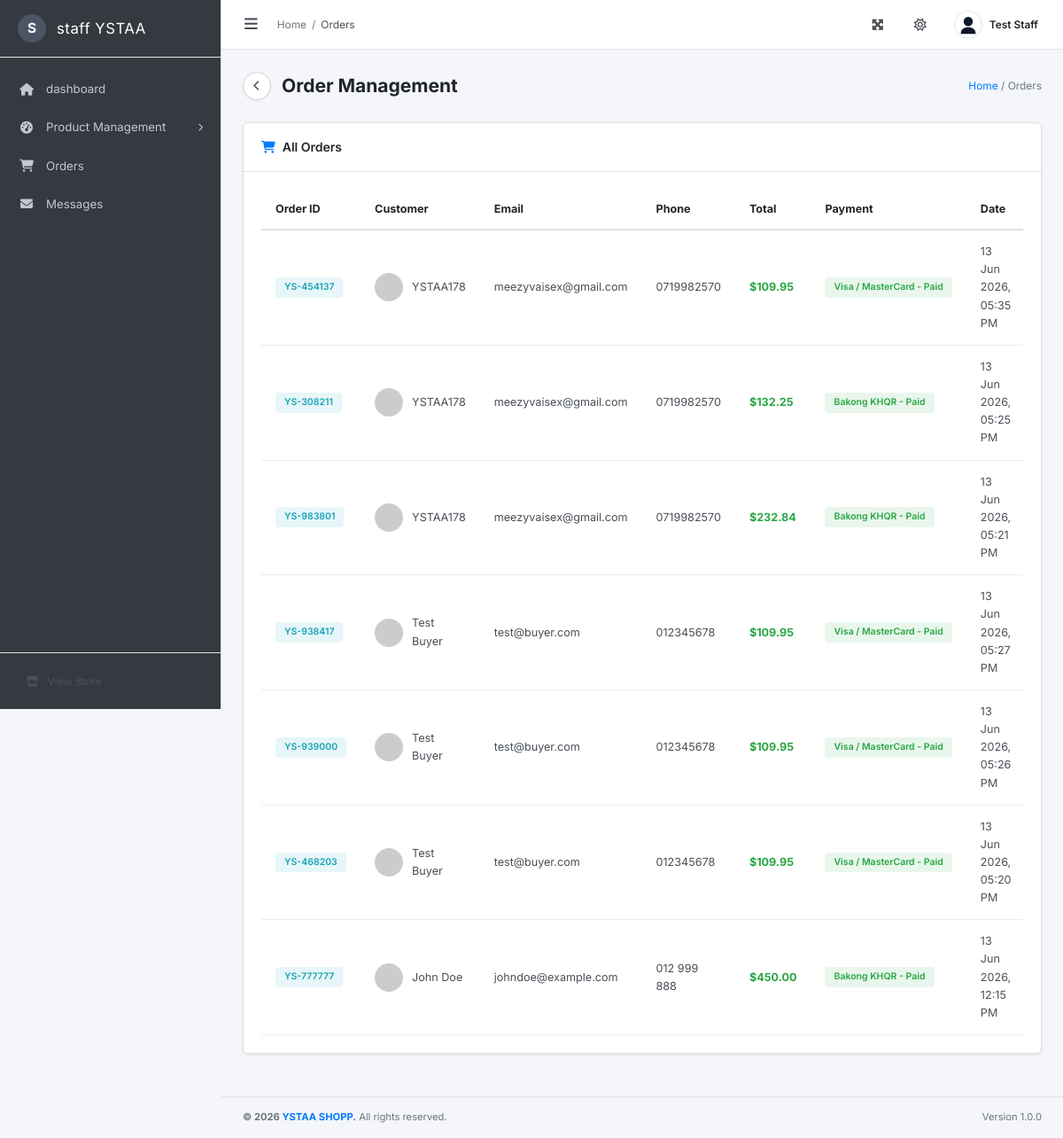
/admin/orders (signed in), run on the app's committed database.
### models/user.py (models this page shows, shortened)
class User(db.Model):
    __tablename__ = 'users'
    id = db.Column(db.Integer, primary_key=True)
    username = db.Column(db.String(80), unique=True, nullable=False)
    email = db.Column(db.String(120), unique=True, nullable=False)
    password = db.Column(db.String(255), nullable=False)
    phone_number = db.Column(db.String(20), nullable=True)
    role = db.Column(db.String(20), default='customer')
    name = db.Column(db.String(80), nullable=True)
    profile_image = db.Column(db.String(255), default='no-profile.png')
    create_at = db.Column(db.DateTime, default=datetime.utcnow)
    @property
    def image(self):
        return self.profile_image

### models/order.py (models this page shows)
class Order(db.Model):
    __tablename__ = 'orders'
    id = db.Column(db.Integer, primary_key=True)
    order_id = db.Column(db.String(50), unique=True, nullable=False)
    username = db.Column(db.String(80), nullable=True)
    buyer_name = db.Column(db.String(100), nullable=True)
    buyer_phone = db.Column(db.String(50), nullable=True)
    buyer_email = db.Column(db.String(120), nullable=True)
    buyer_address = db.Column(db.Text, nullable=True)
    order_notes = db.Column(db.Text, nullable=True)
    payment_method = db.Column(db.String(100), nullable=True)
    total_price = db.Column(db.Float, nullable=False, default=0.0)
    items_json = db.Column(db.Text, nullable=True)
    timestamp = db.Column(db.String(50), nullable=True)
    def to_dict(self):
        items = []
        if self.items_json:
            try:
                items = json.loads(self.items_json)
            except Exception:
                items = []
        return {
            "order_id": self.order_id,
            "timestamp": self.timestamp or '',
            "payment_method": self.payment_method or 'Bakong KHQR - Paid',
            "total_price": self.total_price,
            "buyer_name": self.buyer_name or '',
            "buyer_phone": self.buyer_phone or '',
            "buyer_email": self.buyer_email or '',
            "buyer_address": self.buyer_address or '',
            "order_notes": self.order_notes or '',
            "items": items
        }

### admin/dashboard.py (the view)
@dashboard_bp.route('/orders')
@admin_required
def admin_orders():
    orders = [o.to_dict() for o in Order.query.order_by(Order.id.desc()).all()]
    return render_template('admin/orders.html', orders=orders, all_orders=orders)

### admin/dashboard.py (called while the page is built)
def admin_required(f):
    @wraps(f)
    def decorated_function(*args, **kwargs):
        username = session.get('username')
        role = session.get('user_role')
        if not username:
            flash("Please log in to access the admin panel.", "error")
            return redirect(url_for('admin_login'))
        if role == 'Super Administrator':
            return f(*args, **kwargs)
        user = User.query.filter_by(username=username).first()
        if not user or user.role not in ['admin', 'staff']:
            flash("Access denied. Admin or Staff privileges required.", "error")
            return redirect(url_for('customer.home'))
        return f(*args, **kwargs)
    return decorated_function

### app.py (called while the page is built, shortened)
@app.context_processor
def utility_processor():
    orig_url_for = url_for
    def custom_url_for(endpoint, **values):
        target = ENDPOINT_ALIASES.get(endpoint, endpoint)
        if target.startswith('admin_user.'):
            target = target.replace('admin_user.', 'admin.', 1)
        try:
            return orig_url_for(target, **values)
        except Exception:
            pass
    return dict(url_for=custom_url_for)

### templates/admin/orders.html (shortened to what this page needs)
{% extends "admin/layout.html" %}
{% block breadcrumb %}Orders{% endblock %}
{% block page_title %}Order Management{% endblock %}
{% block page_breadcrumb %}Orders{% endblock %}
{% block content %}
<div class="card">
    <div class="card-header">
        <h3 class="card-title"><i class="fas fa-shopping-cart"></i> All Orders</h3>
    </div>
    <div class="card-body">
        <div class="table-responsive">
            <table class="admin-table" id="orders-table">
                <thead>
                    <tr>
                        <th>Order ID</th>
                        <th>Customer</th>
                        <th>Email</th>
                        <th>Phone</th>
                        <th>Total</th>
                        <th>Payment</th>
                        <th>Date</th>
                    </tr>
                </thead>
                <tbody>
                    {% for order in all_orders %}
                    <tr>
                        <td><span class="badge badge-info">{{ order.order_id }}</span></td>
                        <td>
                            <div class="user-cell">
                                <img src="https://ui-avatars.com/api/?name={{ order.buyer_name }}&background=10b981&color=fff&size=32&font-size=0.5&bold=true" alt="" class="user-avatar-sm">
                                <span>{{ order.buyer_name }}</span>
                            </div>
                        </td>
                        <td>{{ order.buyer_email }}</td>
                        <td>{{ order.buyer_phone }}</td>
                        <td class="text-success fw-bold">${{ "%.2f"|format(order.total_price) }}</td>
                        <td><span class="badge badge-success">{{ order.payment_method | default('N/A') }}</span></td>
                        <td>{{ order.timestamp }}</td>
                    </tr>
                    {% else %}
                    <tr>
                        <td colspan="8" class="text-center text-muted">No orders found</td>
                    </tr>
                    {% endfor %}
                </tbody>
            </table>
        </div>
    </div>
</div>
{% endblock %}

### templates/admin/layout.html (shortened to what this page needs)
<!DOCTYPE html>
<html lang="en">
<head>
    <link rel="stylesheet" href="https://cdnjs.cloudflare.com/ajax/libs/font-awesome/6.5.0/css/all.min.css">
    <link rel="stylesheet" href="{{ url_for('static', filename='css/admin.css') }}">
</head>
<body>
    <aside class="sidebar" id="sidebar">
        <div class="sidebar-brand">
            <div class="sidebar-logo-circle">
                <span>{{ 'S' if (logged_in_user_role == 'staff' or session.get('user_role') == 'staff') else 'A' }}</span>
            </div>
            <span class="sidebar-brand-text">{{ 'staff YSTAA' if (logged_in_user_role == 'staff' or session.get('user_role') == 'staff') else 'admin YSTAA' }}</span>
        </div>
        <nav class="sidebar-nav">
            <ul class="sidebar-menu">
                <li class="sidebar-menu-item {% if request.endpoint == 'admin_dashboard' %}active{% endif %}">
                    <a href="{{ url_for('admin_dashboard') }}" class="sidebar-menu-link">
                        <i class="fas fa-home"></i>
                        <span>dashboard</span>
                    </a>
                </li>
                <li class="sidebar-menu-item has-submenu {% if request.endpoint in ['admin_products', 'admin_add_product', 'admin_edit_product', 'admin_categories'] %}active open{% endif %}">
                    <a href="#" class="sidebar-menu-link submenu-toggle">
                        <i class="fas fa-tachometer-alt"></i>
                        <span>Product Management</span>
                        <i class="fas fa-chevron-right submenu-arrow"></i>
                    </a>
                </li>
                <li class="sidebar-menu-item {% if request.endpoint == 'admin_orders' %}active{% endif %}">
                    <a href="{{ url_for('admin_orders') }}" class="sidebar-menu-link">
                        <i class="fas fa-shopping-cart"></i>
                        <span>Orders</span>
                    </a>
                </li>
                <li class="sidebar-menu-item {% if request.endpoint == 'admin_contacts' %}active{% endif %}">
                    <a href="{{ url_for('admin_contacts') }}" class="sidebar-menu-link">
                        <i class="fas fa-envelope"></i>
                        <span>Messages</span>
                    </a>
                </li>
            </ul>
        </nav>
        <div class="sidebar-footer">
            <a href="{{ url_for('home') }}" class="sidebar-footer-link">
                <i class="fas fa-store"></i>
                <span>View Store</span>
            </a>
        </div>
    </aside>
    <div class="main-wrapper" id="main-wrapper">
        <header class="topbar">
            <div class="topbar-left">
                <button class="sidebar-toggle" id="sidebar-toggle">
                    <i class="fas fa-bars"></i>
                </button>
                <div class="breadcrumb-nav">
                    <span class="breadcrumb-item"><a href="{{ url_for('admin_dashboard') }}">Home</a></span>
                    <span class="breadcrumb-sep">/</span>
                    <span class="breadcrumb-item active">{% block breadcrumb %}Dashboard{% endblock %}</span>
                </div>
            </div>
            <div class="topbar-right">
                <div class="topbar-icon" title="Fullscreen" id="fullscreen-btn">
                    <i class="fas fa-expand-arrows-alt"></i>
                </div>
                <div class="topbar-icon" title="Theme">
                    <i class="far fa-sun"></i>
                </div>
                <div class="topbar-user-menu" id="user-menu-toggle">
                    {% if logged_in_user_pic and 'no-profile' not in logged_in_user_pic %}
                    <img src="{{ logged_in_user_pic }}" alt="Avatar" class="topbar-avatar" onerror="this.onerror=null; this.src='/static/img/default-avatar.svg';">
                    {% else %}
                    <img src="{{ url_for('static', filename='img/default-avatar.svg') }}" alt="Avatar" class="topbar-avatar" style="background: #ffffff; border: 1px solid #e2e8f0;">
                    {% endif %}
                    <span class="topbar-username">{{ logged_in_user_display_name if logged_in_user_display_name else 'Alexander Pierce' }}</span>
                </div>
            </div>
        </header>
        <div class="content-area">
            <div class="page-header">
                <div class="page-title-container">
                    <a href="javascript:history.back()" class="btn-page-back" id="global-back-btn" title="Go Back">
                        <i class="fas fa-chevron-left"></i>
                    </a>
                    <h1 class="page-title">{% block page_title %}Dashboard{% endblock %}</h1>
                </div>
                <div class="page-breadcrumb">
                    <a href="{{ url_for('admin_dashboard') }}">Home</a> /
                    <span>{% block page_breadcrumb %}Dashboard{% endblock %}</span>
                </div>
            </div>
            {% block content %}{% endblock %}
        </div>
        <footer class="admin-footer">
            <div class="footer-left">
                <strong>&copy; 2026 <a href="{{ url_for('home') }}">YSTAA SHOPP</a>.</strong> All rights reserved.
            </div>
            <div class="footer-right">
                <span>Version 1.0.0</span>
            </div>
        </footer>
    </div>
</body>
</html>

### data on the page
User: role "S", role "staff YSTAA", name "Test Staff"
Order: order_id "YS-454137", buyer_name "YSTAA178", buyer_email "meezyvaisex@gmail.com", buyer_phone "0719982570", total_price "109.95", payment_method "Visa / MasterCard - Paid", timestamp "13 Jun 2026, 05:35 PM"
Order: order_id "YS-308211", buyer_name "YSTAA178", buyer_email "meezyvaisex@gmail.com", buyer_phone "0719982570", total_price "132.25", payment_method "Bakong KHQR - Paid", timestamp "13 Jun 2026, 05:25 PM"
Order: order_id "YS-983801", buyer_name "YSTAA178", buyer_email "meezyvaisex@gmail.com", buyer_phone "0719982570", total_price "232.84", payment_method "Bakong KHQR - Paid", timestamp "13 Jun 2026, 05:21 PM"
Order: order_id "YS-938417", buyer_name "Test Buyer", buyer_email "test@buyer.com", buyer_phone "012345678", total_price "109.95", payment_method "Visa / MasterCard - Paid", timestamp "13 Jun 2026, 05:27 PM"
Order: order_id "YS-939000", buyer_name "Test Buyer", buyer_email "test@buyer.com", buyer_phone "012345678", total_price "109.95", payment_method "Visa / MasterCard - Paid", timestamp "13 Jun 2026, 05:26 PM"
Order: order_id "YS-468203", buyer_name "Test Buyer", buyer_email "test@buyer.com", buyer_phone "012345678", total_price "109.95", payment_method "Visa / MasterCard - Paid", timestamp "13 Jun 2026, 05:20 PM"
Order: order_id "YS-777777", buyer_name "John Doe", buyer_email "johndoe@example.com", buyer_phone "012 999 888", total_price "450.00", payment_method "Bakong KHQR - Paid", timestamp "13 Jun 2026, 12:15 PM"
